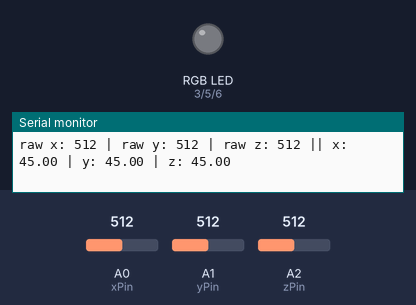
Bench run of a sketch on a simulated Arduino Uno, built with avr-gcc and run on an emulated ATmega328P. Shown: an RGB LED mixed from three pins (HIGH = lit), the last lines printed to the serial monitor. The inputs (shaded band) are chosen by the test bench; at power-on: A0 (xPin) = 512, A1 (yPin) = 512, A2 (zPin) = 512. Dim RGB values are drawn brighter than linear.

Above: at 3.2 s.
3.3 s: A0 (xPin) set to 306
At 4.3 s:
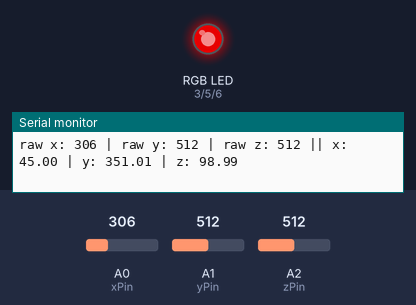
4.8 s: A1 (yPin) set to 392
At 6.0 s:
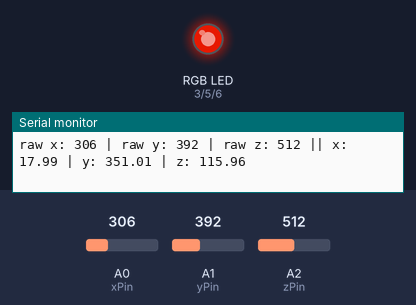
6.3 s: A2 (zPin) set to 306
At 7.2 s:
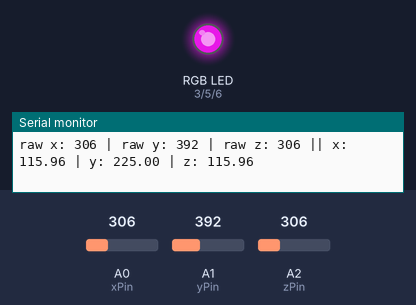
7.8 s: A0 (xPin) set to 412
At 9.1 s:
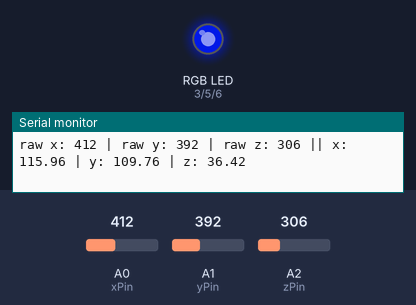
9.4 s: A1 (yPin) set to 306
At 10.6 s:
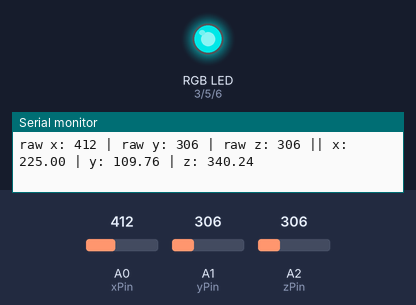
10.9 s: A2 (zPin) set to 412
At 11.6 s:
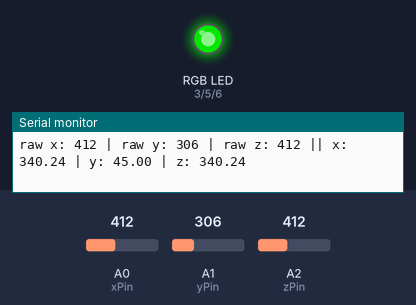
Timing chart, 0 to 13.5 s (numbered marks = the images above; inputs shaded):
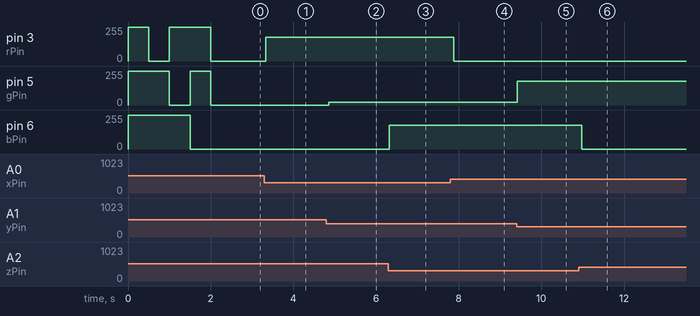

Measured:
- after the input at 3.3 s, pin 3 (rPin): 0/255 → 179/255 at once
- after the input at 4.8 s, pin 5 (gPin): 0/255 → 19/255 after 0.06 s
- after the input at 6.3 s, pin 6 (bPin): 0/255 → 179/255 at once
- after the input at 7.8 s, pin 3 (rPin): 179/255 → 0/255 after 0.08 s
- after the input at 9.4 s, pin 5 (gPin): 19/255 → 179/255 at once
- after the input at 10.9 s, pin 6 (bPin): 179/255 → 0/255 after 0.08 s

The sketch:

adxl335_rgb_example.ino
```cpp
// (licence header left out)
//Analog read pins
const int xPin = 0;
const int yPin = 1;
const int zPin = 2;

//LED pins
const int rPin = 3;
const int gPin = 5;
const int bPin = 6;

//The minimum and maximum values that came from
//the accelerometer while standing still
//You very well may need to change these
int minVal = 265;
int maxVal = 402;

//to hold the calculated values
double x;
double y;
double z;

void setup() {

  // set LED pins to output
  pinMode(rPin, OUTPUT);
  pinMode(gPin, OUTPUT);
  pinMode(bPin, OUTPUT);

  // LED startup sequence
  // common anode RGB LED so bring LOW to light up
  digitalWrite(rPin, HIGH);
  digitalWrite(gPin, HIGH);
  digitalWrite(bPin, HIGH);

  delay(500);

  // write red
  digitalWrite(rPin, LOW);
  delay(500);
  digitalWrite(rPin, HIGH);
  // write green
  digitalWrite(gPin, LOW);
  delay(500);
  digitalWrite(gPin, HIGH);
  //write blue
  digitalWrite(bPin, LOW);
  delay(500);
  digitalWrite(bPin, HIGH);

  Serial.begin(9600);
}

void loop() {

  //read the analog values from the accelerometer
  int xRead = analogRead(xPin);
  delay(1); // apparently a short delay lets the ADC settle, provides better readings
  int yRead = analogRead(yPin);
  delay(1);
  int zRead = analogRead(zPin);
  delay(1);

  //convert read values to degrees -90 to 90 – Needed for atan2
  int xAng = map(xRead, minVal, maxVal, -90, 90);
  int yAng = map(yRead, minVal, maxVal, -90, 90);
  int zAng = map(zRead, minVal, maxVal, -90, 90);

  //Caculate 360deg values like so: atan2(-yAng, -zAng)
  //atan2 outputs the value of -π to π (radians)
  //We are then converting the radians to degrees
  x = RAD_TO_DEG * (atan2(-yAng, -zAng) + PI);
  y = RAD_TO_DEG * (atan2(-xAng, -zAng) + PI);
  z = RAD_TO_DEG * (atan2(-yAng, -xAng) + PI);

  //convert for analogWrite LEDs
  int rLed = map(xRead, minVal, maxVal, 0, 255);
  int gLed = map(yRead, minVal, maxVal, 0, 255);
  int bLed = map(zRead, minVal, maxVal, 0, 255);

  //constrain
  rLed = constrain(rLed, 0, 255);
  gLed = constrain(gLed, 0, 255);
  bLed = constrain(bLed, 0, 255);

  //  invert
  rLed = 255 - rLed;
  gLed = 255 - gLed;
  bLed = 255 - bLed;

  // write to RGB LED
  analogWrite(rPin, rLed);
  analogWrite(gPin, gLed);
  analogWrite(bPin, bLed);

  // Output raw values
  Serial.print("raw x: ");
  Serial.print(xRead);
  Serial.print(" | raw y: ");
  Serial.print(yRead);
  Serial.print(" | raw z: ");
  Serial.print(zRead);

  Serial.print(" || ");

  // Output the calculations
  Serial.print("x: ");
  Serial.print(x);
  Serial.print(" | y: ");
  Serial.print(y);
  Serial.print(" | z: ");
  Serial.println(z);

  delay(50);//just here to slow down the serial output – Easier to read
}
```
